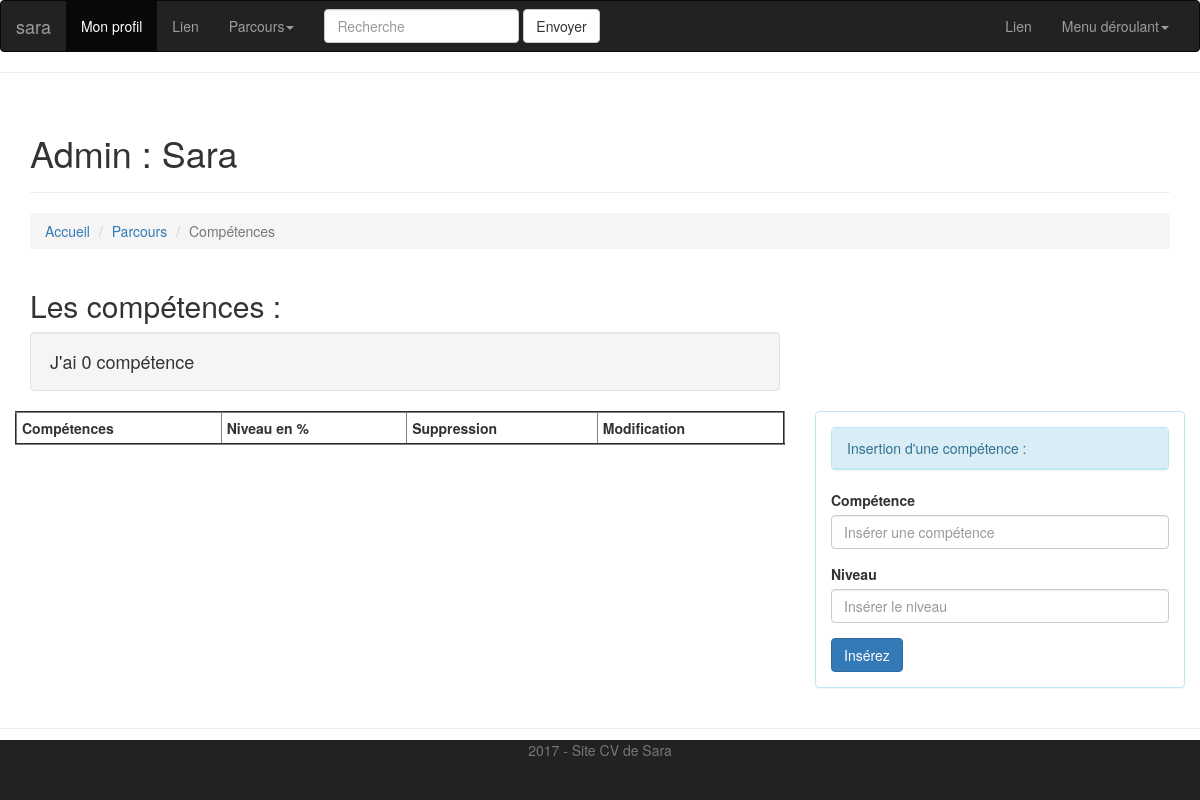
The page /competence.php on the database as committed earlier.
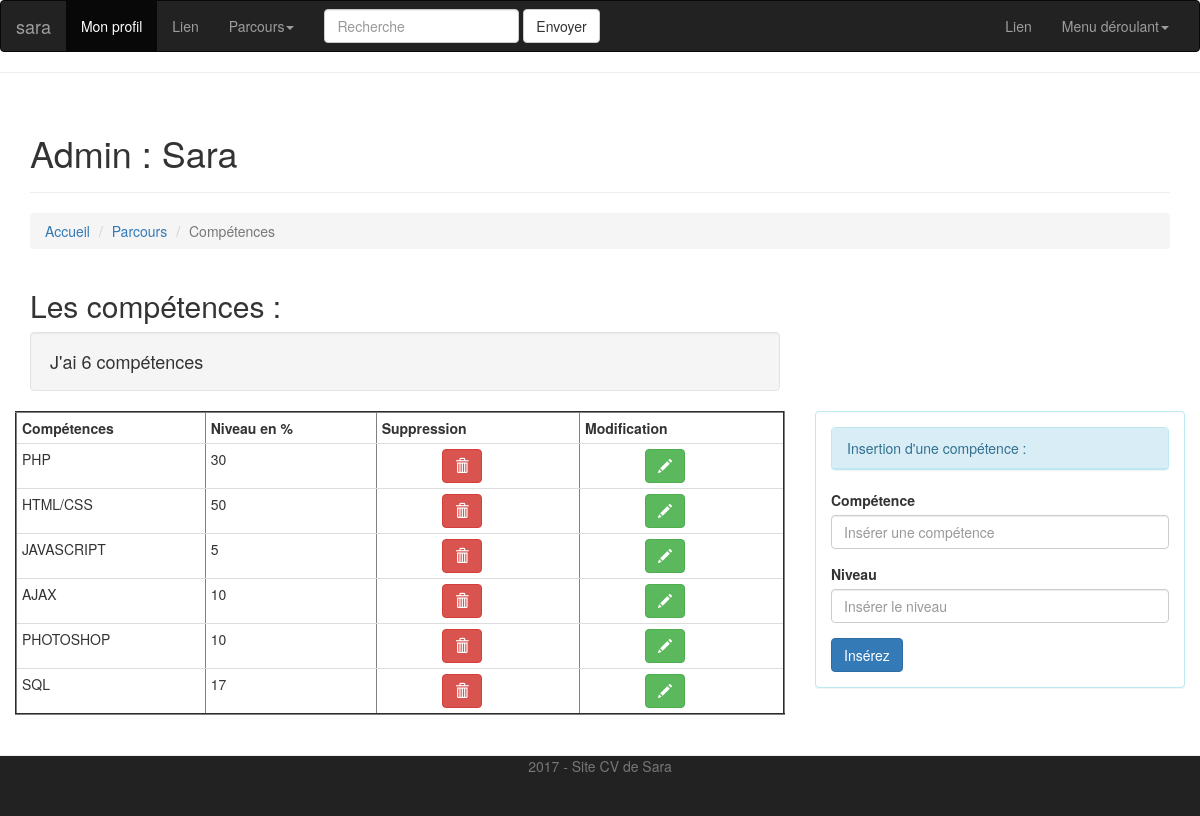
The same page on the database as committed later.
### tables this page shows
CREATE TABLE `t_utilisateurs` (
  `id_utilisateur` int(3) NOT NULL,
  `prenom` varchar(30) NOT NULL,
  `nom` varchar(30) NOT NULL,
  `email` varchar(50) NOT NULL,
  `telephone` int(10) UNSIGNED ZEROFILL NOT NULL,
  `mdp` varchar(12) NOT NULL,
  `pseudo` varchar(30) NOT NULL,
  `avatar` varchar(20) NOT NULL,
  `age` int(3) NOT NULL,
  `date_naissance` date NOT NULL,
  `sexe` enum('H','F') NOT NULL,
  `etat_civil` enum('M.','Mme') NOT NULL,
  `adresse` varchar(50) NOT NULL,
  `code_postal` int(5) UNSIGNED ZEROFILL NOT NULL,
  `ville` varchar(30) NOT NULL,
  `pays` varchar(20) NOT NULL,
  `site_web` varchar(50) NOT NULL
);

CREATE TABLE `t_competences` (
  `id_competence` int(3) NOT NULL,
  `competence` varchar(30) NOT NULL,
  `c_niveau` int(3) NOT NULL,
  `utilisateur_id` int(3) NOT NULL
);

### competence.php (the view, shortened to what this page needs)
<?php
require 'connexion.php';
?>
<!DOCTYPE html>
<html lang="fr">
<head>
    <?php
    $resultat = $pdo -> query("SELECT * FROM t_utilisateurs WHERE id_utilisateur = '1'");
    $ligne_utilisateur = $resultat -> fetch();
    ?>
    <link href="css/bootstrap.min.css" rel="stylesheet">
    <link rel="stylesheet" href="css/style_admin.css">
</head>
<body>
    <?php include ('nav.inc.php'); ?>
    <hr>
    <?php
    $resultat = $pdo -> prepare("SELECT * FROM t_competences WHERE utilisateur_id ='1'");
    $resultat->execute();
    $nbr_competences = $resultat->rowCount();
    ?>
    <div class="container">
        <div class="page-header">
            <h1>Admin : <?= ($ligne_utilisateur['prenom']); ?></h1>
        </div>
        <ol class="breadcrumb">
            <li><a href="index.php">Accueil</a></li>
            <li><a href="#">Parcours</a></li>
            <li class="active">Compétences</li>
        </ol>
        <div class="row">
            <div class="col-md-8">
                <h2>Les compétences :</h2>
                <h4 class="well">J'ai <?= $nbr_competences;?> compétence<?= ($nbr_competences>1)?'s':''?></h4>
            </div>
            <div class="row">
                <div class="col-md-8">
                    <table border="2" class="table table-condensed table-hover">
                        <tr>
                            <th>Compétences</th>
                            <th>Niveau en %</th>
                            <th>Suppression</th>
                            <th>Modification</th>
                        </tr>
                        <tr>
                            <?php while ($ligne_competence = $resultat -> fetch()) { ?>
                                <td><?= $ligne_competence['competence'];?></td>
                                <td><?= $ligne_competence['c_niveau'];?></td>
                                <td><a href="competence.php?id_competence=<?= $ligne_competence['id_competence'];?>"><button type="button" class="btn btn-danger"><span class="glyphicon glyphicon-trash" aria-hidden="true"></span></button></a></td>
                                <td><a href="modif_competence.php?id_competence=<?= $ligne_competence['id_competence'];?>"><button type="button" class="btn btn-success"><span class="glyphicon glyphicon-pencil" aria-hidden="true"></span></button></a></td>
                            </tr>
                            <?php } ?>
                        </table>
                </div>
            <div class="col-md-4">
                <div class="panel panel-info">
                    <div class="panel-body">
                        <div class="panel panel-info">
                            <div class="panel-heading">
                                <div>Insertion d'une compétence :</div>
                            </div>
                        </div>
                            <form action="competence.php" method="post">
                                <fieldset>
                                    <div class="form-group">
                                        <label for="disabledSelect">Compétence</label>
                                        <input type="text" name="competence" id="competence" placeholder="Insérer une compétence"  class="form-control">
                                    </div>
                                    <div class="form-group">
                                        <label for="disabledSelect">Niveau</label>
                                        <input type="text" name="c_niveau" id="c_niveau" placeholder="Insérer le niveau"  class="form-control">
                                    </div>
                                    <input type="submit" class="btn btn-primary" value="Insérez">
                                </fieldset>
                            </form>
                        </div>
                    </div>
                </div>
            </div>
        </div>
    </div>
    <hr>
    <?php include('footer.inc.php'); ?>

### nav.inc.php (shortened to what this page needs)
<nav class="navbar navbar-inverse">
    <div class="container-fluid">
        <div class="navbar-header">
            <a class="navbar-brand" href="index.php"><?= ($ligne_utilisateur['pseudo']); ?></a>
        </div>
        <div class="collapse navbar-collapse" id="bs-example-navbar-collapse-1">
            <ul class="nav navbar-nav">
                <li class="active"><a href="utilisateur.php">Mon profil<span class="sr-only">(current)</span></a></li>
                <li><a href="#">Lien</a></li>
                <li class="dropdown">
                    <a href="#" class="dropdown-toggle" data-toggle="dropdown" role="button" aria-haspopup="true" aria-expanded="false">Parcours<span class="caret"></span></a>
                </li>
            </ul>
            <form class="navbar-form navbar-left">
                <div class="form-group">
                    <input type="text" class="form-control" placeholder="Recherche">
                </div>
                <button type="submit" class="btn btn-default">Envoyer</button>
            </form>
            <ul class="nav navbar-nav navbar-right">
                <li><a href="#">Lien</a></li>
                <li class="dropdown">
                    <a href="#" class="dropdown-toggle" data-toggle="dropdown" role="button" aria-haspopup="true" aria-expanded="false">Menu déroulant<span class="caret"></span></a>
                </li>
            </ul>
        </div>
    </div>
</nav>

### footer.inc.php (shortened to what this page needs)
<footer class="footer">
      <div class="container">
        <p class="text-muted"><?= date('Y') ?> - Site CV de Sara</p>
      </div>
    </footer>
</body>
</html>

### css/style_admin.css (style rules this page uses)
html { position: relative; min-height: 100%; }
body { margin-bottom: 60px; }
.footer { position: absolute; bottom: 0; width: 100%; height: 60px; background-color: #222222; text-align: center; }
.btn-danger { margin-left: 60px; }
.btn-success { margin-left: 60px; }

Rows that differ between the two databases and show on the page:
added t_competences: competence "PHP", c_niveau "30"
added t_competences: competence "HTML/CSS", c_niveau "50"
added t_competences: competence "JAVASCRIPT", c_niveau "5"
added t_competences: competence "AJAX", c_niveau "10"
added t_competences: competence "PHOTOSHOP", c_niveau "10"
added t_competences: competence "SQL", c_niveau "17"
Other text that changed with them:
$nbr_competences: "0" → "6"
text now shown: "s"
